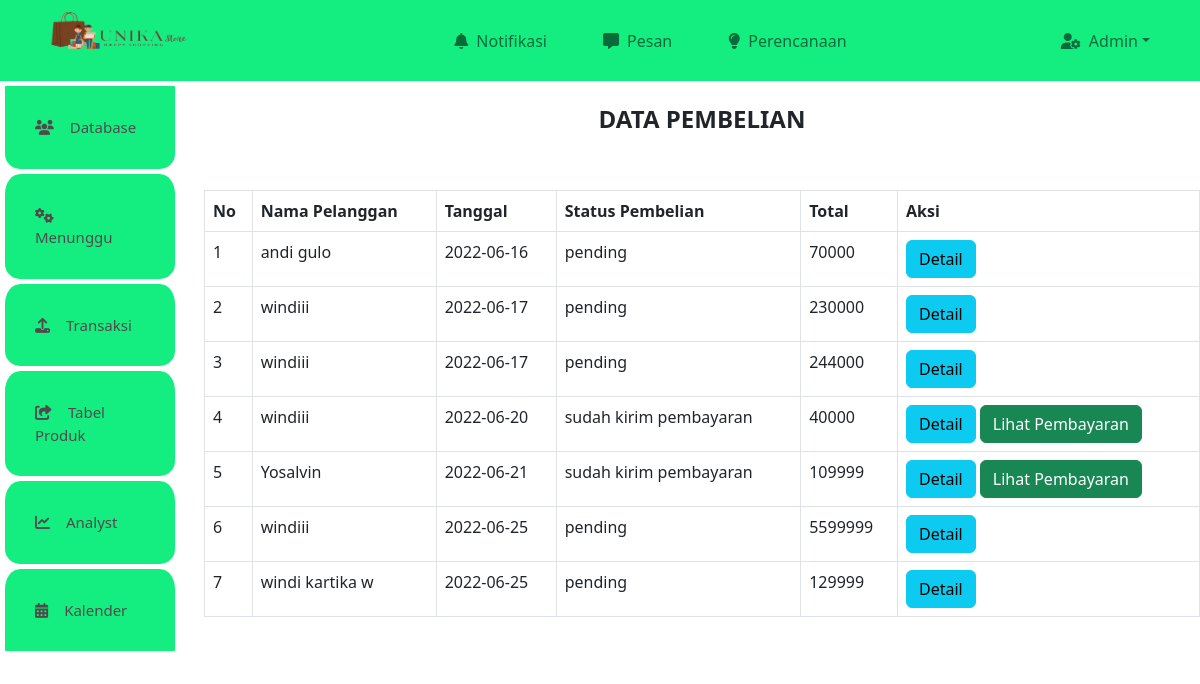
Page /adminpembelian.php on the committed database.
### tables this page shows
CREATE TABLE `pembelian` (
  `id_pembelian` int(11) NOT NULL,
  `id_pelanggan` varchar(50) NOT NULL,
  `id_ongkir` int(11) NOT NULL,
  `tanggal_pembelian` date NOT NULL,
  `total_pembelian` int(11) NOT NULL,
  `alamat_pengiriman` text NOT NULL,
  `nama_kota` varchar(100) NOT NULL,
  `tarif` int(11) NOT NULL,
  `status_pembelian` varchar(80) NOT NULL DEFAULT 'pending',
  `resi_pengiriman` varchar(50) NOT NULL
);

CREATE TABLE `user` (
  `id_user` int(11) NOT NULL,
  `username` varchar(15) NOT NULL,
  `email` varchar(50) NOT NULL,
  `nohp` varchar(12) NOT NULL,
  `password` varchar(255) NOT NULL,
  `level` enum('admin','user') NOT NULL
);

### adminpembelian.php (the view)
<?php
require 'config.php'
 ?>
 <?php
 include './db_admin/headerboost.php';
 include './db_admin/bodynav.php'; ?>
<div class="col-md-10 ">
<div class="tambah">
    <h4 class="fw-bold text-center pt-4 pb-5">DATA PEMBELIAN</h4>
    <table class="table table-bordered">
        <thead>
            <tr>
                <th>No</th>
                <th>Nama Pelanggan</th>
                <th>Tanggal</th>
                <th>Status Pembelian</th>
                <th>Total</th>
                <th>Aksi</th>
            </tr>
        </thead>
        <tbody>
        <?php $nomor=1; ?>
        <?php $ambil=$conn->query("SELECT * FROM pembelian JOIN user ON
                pembelian.id_pelanggan=user.id_user");?>
            <?php while ($pecah=$ambil->fetch_assoc()){ ?>
        <tr>
                <td><?php echo $nomor; ?></td>
                <td><?php echo $pecah['username']; ?></td>
                <td><?php echo $pecah['tanggal_pembelian']; ?></td>
                <td><?php echo $pecah['status_pembelian']; ?></td>
                <td><?php echo $pecah['total_pembelian']; ?></td>
                <td>
                    <a href="admindetailpembelian.php?&id=<?php echo $pecah ['id_pembelian'];?>" class="btn btn-info">Detail</a>
                    <?php if ($pecah['status_pembelian']!=="pending"): ?>
                        <a href="adminpembayaran.php?&id=<?php echo $pecah['id_pembelian'];?>" class="btn btn-success">Lihat Pembayaran</a>
                    <?php endif ?>
                </td>
        </tr>
        <?php $nomor++; ?>
        <?php } ?>
        </tbody>
    </table>
</div></div></div>
<?php include './db_admin/dbfooter.php' ?>

### rows in the picture
pembelian: user.username "andi gulo", tanggal_pembelian "2022-06-16", status_pembelian "pending", total_pembelian "70000"
pembelian: user.username "windiii", tanggal_pembelian "2022-06-17", status_pembelian "pending", total_pembelian "230000"
pembelian: user.username "windiii", tanggal_pembelian "2022-06-17", status_pembelian "pending", total_pembelian "244000"
pembelian: user.username "windiii", tanggal_pembelian "2022-06-20", status_pembelian "sudah kirim pembayaran", total_pembelian "40000"
pembelian: user.username "Yosalvin", tanggal_pembelian "2022-06-21", status_pembelian "sudah kirim pembayaran", total_pembelian "109999"
pembelian: user.username "windiii", tanggal_pembelian "2022-06-25", status_pembelian "pending", total_pembelian "5599999"
pembelian: user.username "windi kartika w", tanggal_pembelian "2022-06-25", status_pembelian "pending", total_pembelian "129999"
